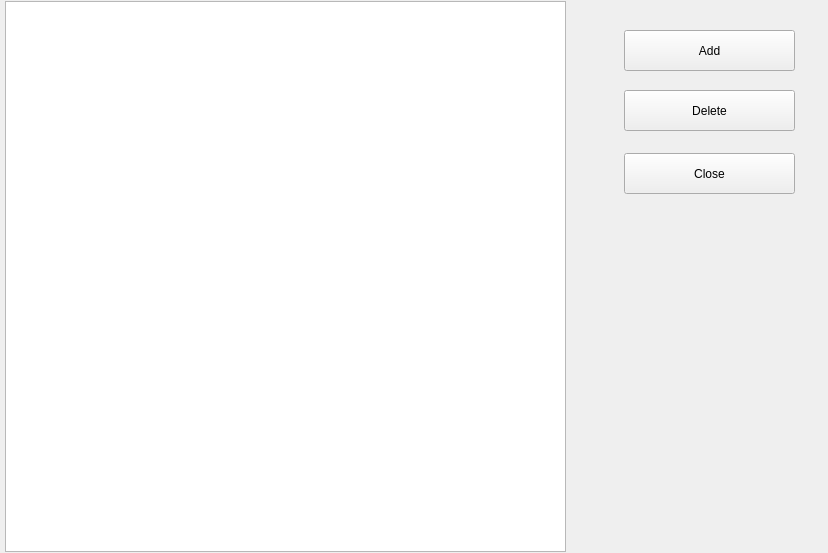
<?xml version="1.0" encoding="UTF-8"?>
<ui version="4.0">
 <class>Form</class>
 <widget class="QWidget" name="Form">
  <property name="geometry">
   <rect>
    <x>0</x>
    <y>0</y>
    <width>828</width>
    <height>553</height>
   </rect>
  </property>
  <property name="windowTitle">
   <string>Form</string>
  </property>
  <widget class="QPushButton" name="Add">
   <property name="geometry">
    <rect>
     <x>624</x>
     <y>30</y>
     <width>171</width>
     <height>41</height>
    </rect>
   </property>
   <property name="text">
    <string>Add</string>
   </property>
  </widget>
  <widget class="QPushButton" name="Delete">
   <property name="geometry">
    <rect>
     <x>624</x>
     <y>90</y>
     <width>171</width>
     <height>41</height>
    </rect>
   </property>
   <property name="text">
    <string>Delete</string>
   </property>
  </widget>
  <widget class="QTableView" name="tableView">
   <property name="geometry">
    <rect>
     <x>5</x>
     <y>1</y>
     <width>561</width>
     <height>551</height>
    </rect>
   </property>
   <attribute name="horizontalHeaderDefaultSectionSize">
    <number>120</number>
   </attribute>
  </widget>
  <widget class="QPushButton" name="Close">
   <property name="geometry">
    <rect>
     <x>624</x>
     <y>153</y>
     <width>171</width>
     <height>41</height>
    </rect>
   </property>
   <property name="text">
    <string>Close</string>
   </property>
  </widget>
 </widget>
 <resources/>
 <connections/>
</ui>
